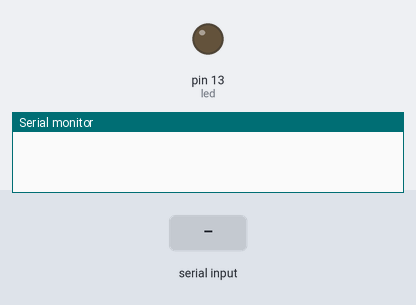
A sketch run on a simulated Arduino Uno, built with avr-gcc and run on an emulated ATmega328P. Parts: output pins drawn as LEDs (lit = HIGH), the last lines printed to the serial monitor. The test bench sets the inputs (shaded band).

Above: at 1.2 s.
1.3 s: "1<" received over Serial
At 2.2 s:
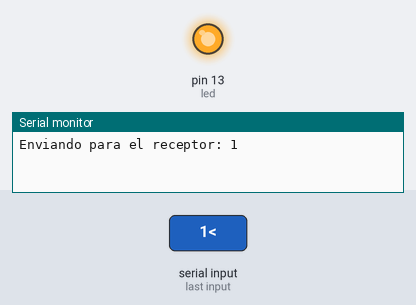
Timing chart, 0 to 4.3 s (numbered marks = the images above; inputs shaded):
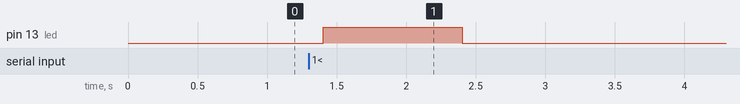

The sketch:

testecom_arduino.ino
```cpp
// conexiones para arduino
//D4 >> DI (TX)
//D5 >> RO (RX)
// ver si funciona invertido D5 TX Y D4 RX
// invertir senhal de val x <> val y
//Re >> De >> VCC Transmisor
// Usar 5v no MAX485
#include <SoftwareSerial.h>

#define led 13

int ctrl = 1;

SoftwareSerial rs485 = SoftwareSerial(5, 4);

void setup() {
  rs485.begin(9600);
  rs485.setTimeout(100);
  Serial.begin(9600);
  Serial.setTimeout(100);
  pinMode(led, OUTPUT);

  digitalWrite(led, 0);
}

void loop() {
  if (Serial.available() != 0) {
    String rec = Serial.readStringUntil('<');
    Serial.readString();
    Serial.print("Enviando para el receptor: ");
    Serial.println(rec);
    rec = rec + "<";
    rs485.print(rec);
    blink_led();
    ctrl = 0;
  }
}

void blink_led() {
  digitalWrite(led, 1);
  delay(1000);
  digitalWrite(led, 0);
  delay(1000);
}
```

Measured:
- after the input at 1.3 s, pin 13 (led): LOW → HIGH after 0.10 s, → LOW 1.0 s later
